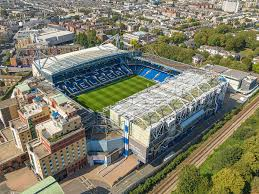
#> input picture Pertemuan 4/Transformasi Citra Digital/image.jpeg, 259 x 194 px
$ python Transformasi-perspektif.py
#> lines starting #> are read from the running program, lines starting #| are printed output that depends on the picture
import cv2
import numpy as np
# Membaca gambar
image=cv2.imread('image.jpeg')
#> image is the input picture: shape (194, 259, 3); mean B, G, R 106.3, 125.9, 127
# Mendefinisikan empat titik sudut citra asli
points1 = np.float32([[56, 65], [368, 52], [28, 387], [389, 390]])
#Mendefinisikan empat titik sudut baru
points2 = np.float32([[0, 0], [300, 0], [0, 300], [300, 300]])
#Mendapatkan matriks transformasi perspektif
M_perspective = cv2.getPerspectiveTransform(points1, points2)
#Melakukan transformasi perspektif
perspective_transformed_image = cv2.warpPerspective(image, M_perspective, (300, 300))
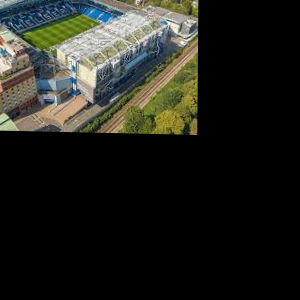
#> perspective_transformed_image: shape (300, 300, 3); mean B, G, R 29.2, 35.1, 34.1
# Menampilkan hasil
cv2.imshow('Perspective Transformed Image', perspective_transformed_image)
cv2.waitKey(0)
cv2.destroyAllWindows()
